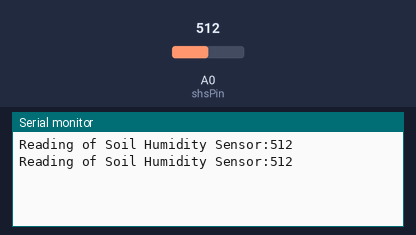
This sketch was run on a simulated Arduino Uno, built with avr-gcc and run on an emulated ATmega328P. Shown: the last lines printed to the serial monitor. The inputs (shaded band) are chosen by the test bench; at power-on: A0 (shsPin) = 512.

Above: at 1.8 s.
1.9 s: A0 (shsPin) set to 716
At 2.8 s:
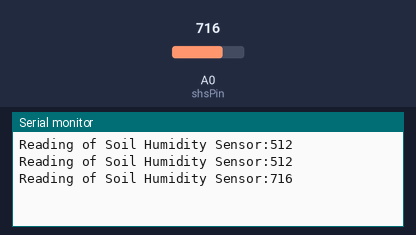
3.4 s: A0 (shsPin) set to 900
At 4.8 s:
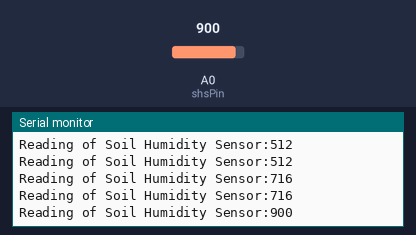
Timing chart, 0 to 6.4 s (numbered marks = the images above; inputs shaded):
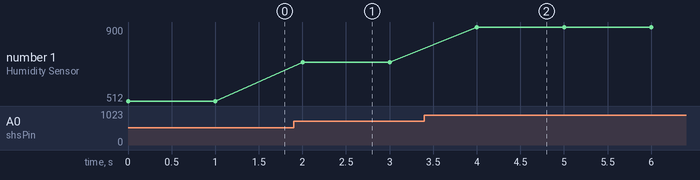

Measured:
- after the input at 1.9 s, the serial monitor: prints a new line after 0.10 s (image 1)
- after the input at 3.4 s, the serial monitor: prints a new line after 0.60 s (image 2)
- plotted number 1: 512 → 716 after the input at 1.9 s, 716 → 900 after the input at 3.4 s

The sketch:

soilHS_test.ino
```cpp
int shsPin = A0;
int shsVal;

void setup()
{
    // put your setup code here, to run once:
    Serial.begin(9600);
}

void loop()
{
    // put your main code here, to run repeatedly:
    shsVal = analogRead(shsPin);
    Serial.print("Reading of Soil Humidity Sensor:");
    Serial.println(shsVal);
    delay(1000);
}
```
